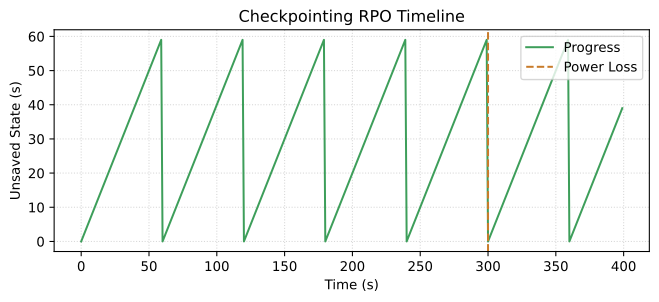

Reproduce this figure in Python.
import matplotlib.pyplot as plt
import numpy as np
import os

time = np.arange(0, 400)
progress = time % 60
failure = np.where(time == 300, 1, 0)

fig, ax = plt.subplots(figsize=(8, 3))
ax.plot(time, progress, color='#3d9e5a', label='Progress')
ax.axvline(x=300, color='#c87b2a', linestyle='--', label='Power Loss')
ax.set_xlabel('Time (s)')
ax.set_ylabel('Unsaved State (s)')
ax.set_title('Checkpointing RPO Timeline')
ax.legend()
ax.grid(True, linestyle=':', alpha=0.5)

out_path = os.environ.get('VISUAL_OUT_PATH', 'out.svg')
fig.savefig(out_path, format='svg', bbox_inches='tight')
plt.close(fig)
